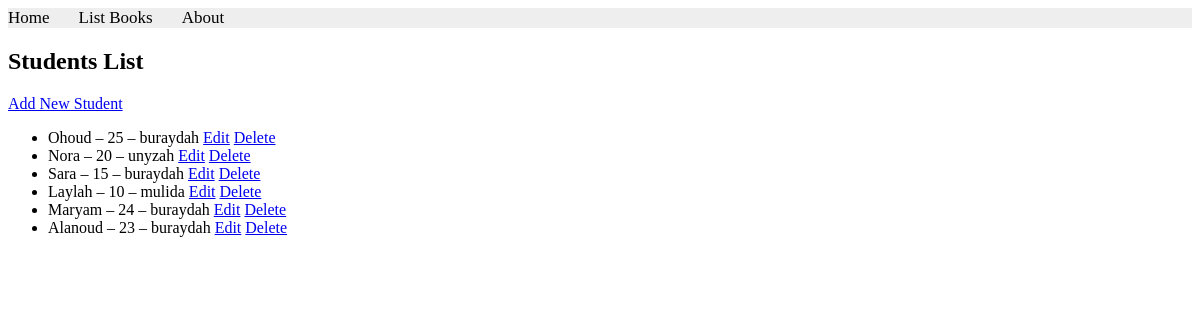
Screenshot of /books/students/list/ with the database file from the repository.
### apps/bookmodule/models.py (models this page shows, shortened)
class Student(models.Model):
    name = models.CharField(max_length=100)
    age = models.IntegerField()
    address = models.ForeignKey(Address, on_delete=models.CASCADE)
    card = models.OneToOneField(Card, on_delete=models.CASCADE, null=True, blank=True)
    department = models.ForeignKey(Department, on_delete=models.CASCADE, related_name='students', null=True)
    course = models.ManyToManyField(Course, related_name='students', blank=True)

class Address(models.Model):
    city = models.CharField(max_length=100)

### apps/bookmodule/views.py (the view)
# urls.py: path('students/list/', views.student_list, name='student_list'),
def student_list(request):
    students = Student.objects.all()
    return render(request, 'bookmodule/student_list.html', {'students': students})

### apps/templates/bookmodule/student_list.html
{% extends "layouts/base.html" %}
{% block content %}
<h2>Students List</h2>
<a href="{% url 'student_add' %}">Add New Student</a>
<ul>
    {% for student in students %}
    <li>
        {{ student.name }} – {{ student.age }} – {{ student.address.city }}
        <a href="{% url 'student_edit' student.id %}">Edit</a>
        <a href="{% url 'student_delete' student.id %}">Delete</a>
    </li>
    {% empty %}
    <li>No students available.</li>
    {% endfor %}
</ul>
{% endblock %}

### rows the page displays
Student: name "Ohoud", age "25", address.city "buraydah"
Student: name "Nora", age "20", address.city "unyzah"
Student: name "Sara", age "15", address.city "buraydah"
Student: name "Laylah", age "10", address.city "mulida"
Student: name "Maryam", age "24", address.city "buraydah"
Student: name "Alanoud", age "23", address.city "buraydah"
